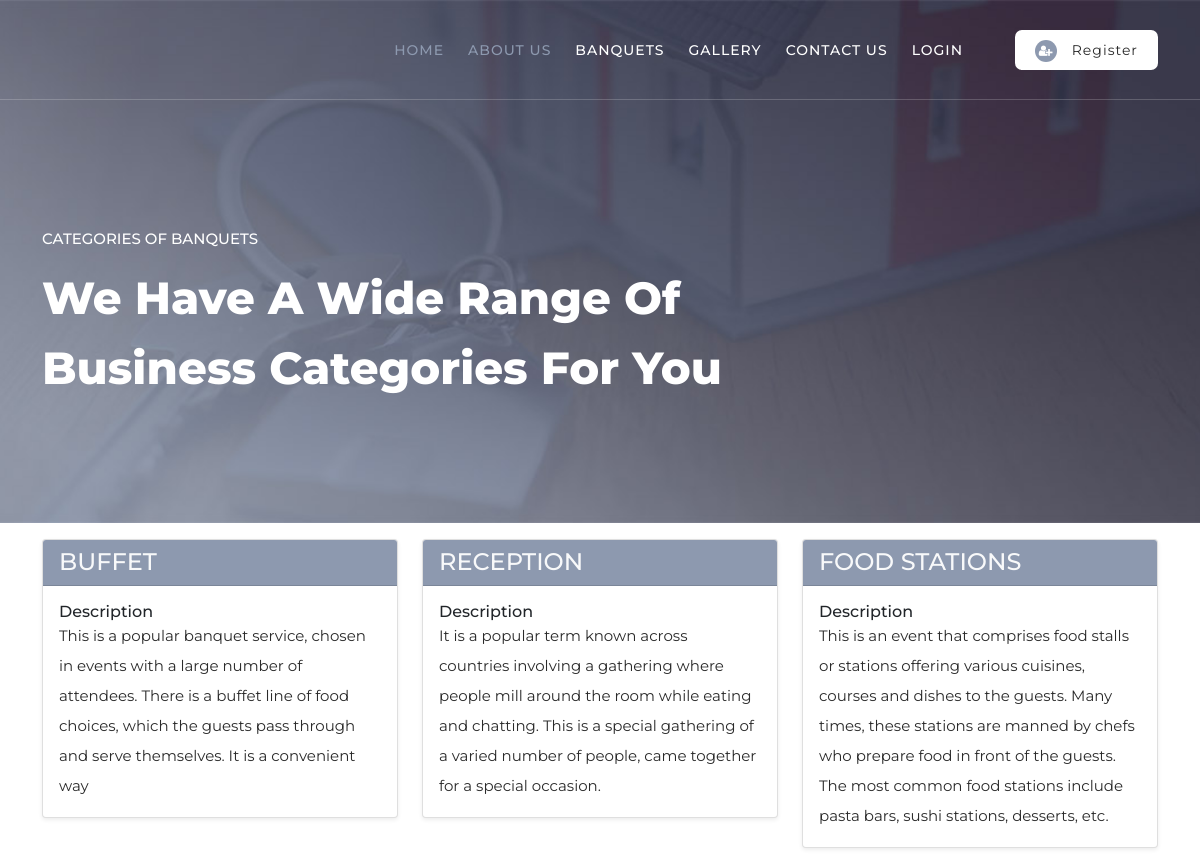
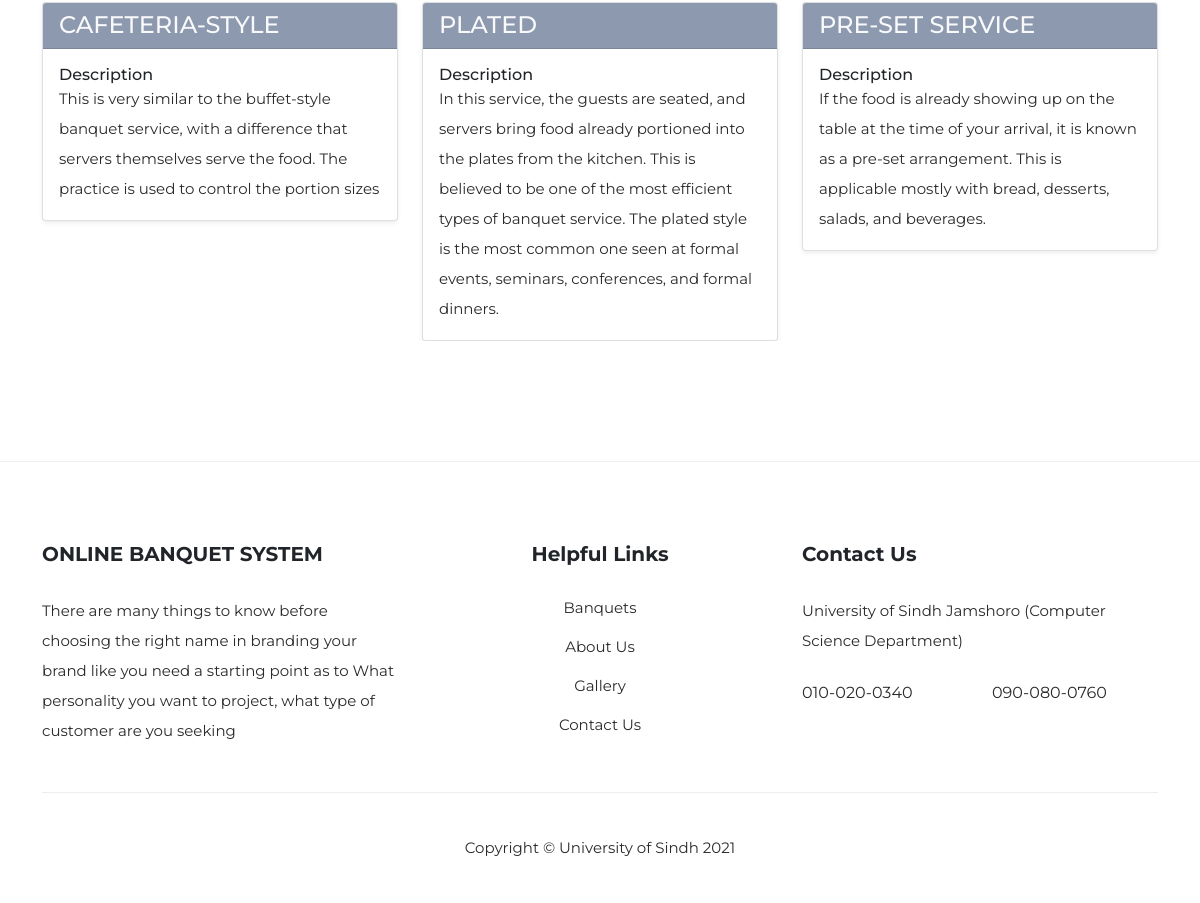
/categories.php, run on the app's committed database (2 pictures, top to bottom).
### tables this page shows
CREATE TABLE `categories` (
  `category_id` int(11) NOT NULL,
  `category_name` varchar(50) DEFAULT NULL,
  `category_desc` text DEFAULT NULL,
  `status_id` int(11) DEFAULT NULL
);

### require/Data.php (called while the page is built, shortened)
<?php
	class Data{
		private $db;
		public function __construct(){
		   $this->db = new Database();
		}
					?>
			   <?php
		public function getCategoriesDetails(){
			$select = "SELECT * FROM `categories` WHERE `status_id` = 5";
			$result = $this->db->executeQuery($select);
			return $result;
		}
	}
?>

### database/database.php (called while the page is built, shortened)
<?php
	class Database{
		private $db_host = "localhost";
		private $db_user = "root";
		private $db_pass = "";
		private $db_name = "hall_booking_system";
		private $connection = null;
		public function __construct(){
			$this->connection = mysqli_connect($this->db_host,$this->db_user,$this->db_pass,$this->db_name);
		}
		public function executeQuery($query){
			$this->query = $query;
			$this->result = mysqli_query($this->connection,$this->query);
			return $this->result;
		}
	}
?>

### categories.php (the view)
<?php
  include_once('includes/header.php');
?>
  <?php
    include_once('includes/navigation.php');
  ?>
  <div class="page-heading">
    <div class="container">
      <div class="row">
        <div class="col-lg-8">
          <div class="top-text header-text">
            <h6>Categories of Banquets</h6>
            <h2>We have a wide range of business categories for you</h2>
          </div>
        </div>
      </div>
    </div>
  </div>
  <div class="category-post">
    <div class="container">
      <div class="row mt-2">
            <?php
              require('require/Data.php');
              require('database/database.php');
              $data = new Data();
              $result = $data->getCategoriesDetails();
              while($row = mysqli_fetch_assoc($result)){
                ?>
                <div class="col-lg-4">
                <div class="card shadow-sm mt-2">
                  <div class="card-header text-light" style="background: #8d99af;">
                    <h4><?php echo strtoupper($row['category_name'])?></h4>
                  </div>
                  <div class="card-body">
                    <h6>Description</h6> <p> <?php echo $row['category_desc']?></p>
                  </div>
                </div>
                 </div>
                <?php
              }
            ?>
      </div>
    </div>
  </div>
 <?php
  include_once('includes/footer.php');
?>

### assets/css/templatemo-plot-listing.css (style rules this page uses)
html, body, div, span, applet, object, iframe, h1, h2, h3, h4, h5, h6, p, blockquote, div pre, a, abbr, acronym, address, big, cite, code, del, dfn, em, font, img, ins, kbd, q, s, samp, small, strike, strong, sub, sup, tt, var, b, u, i, center, dl, dt, dd, ol, ul, li, figure, header, nav, section, article, aside, footer, figcaption { margin: 0; padding: 0; border: 0; outline: 0; }
* { box-sizing: border-box; }
html, body { font-family: 'Montserrat', sans-serif; font-weight: 400; background-color: #fff; -ms-text-size-adjust: 100%; -webkit-font-smoothing: antialiased; -moz-osx-font-smoothing: grayscale; }
h1, h2, h3, h4, h5, h6 { margin-top: 0px; margin-bottom: 0px; }
p { font-size: 15px; line-height: 30px; color: #2a2a2a; }
html, body { background: #fff; font-family: 'Montserrat', sans-serif; }
.page-heading { background-repeat: no-repeat; background-position: center center; background-size: cover; background-image: url(../images/heading-bg.jpg); padding: 230px 0px 120px 0px; position: relative; overflow: hidden; }
.page-heading .top-text { text-align: left; }
.page-heading .top-text h6 { color: #fff; font-size: 15px; font-weight: 500; text-transform: uppercase; }
.page-heading .top-text h2 { color: #fff; line-height: 70px; font-size: 45px; font-weight: 800; text-transform: capitalize; margin-top: 15px; }
.category-post { overflow: hidden; margin-top: 0px; margin-bottom: 120px; }

### data on the page
categories: category_name "BUFFET", category_desc "This is a popular banquet service, chosen in events with a large number of attendees. There is a buffet line of food choices, which the guests pass through and serve themselves. It is a convenient way"
categories: category_name "RECEPTION", category_desc "It is a popular term known across countries involving a gathering where people mill around the room while eating and chatting. This is a special gathering of a varied number of people, came together for a special occasion."
categories: category_name "FOOD STATIONS", category_desc "This is an event that comprises food stalls or stations offering various cuisines, courses and dishes to the guests. Many times, these stations are manned by chefs who prepare food in front of the guests. The most common food stations include pasta bars, sushi stations, desserts, etc."
categories: category_name "CAFETERIA-STYLE", category_desc "This is very similar to the buffet-style banquet service, with a difference that servers themselves serve the food. The practice is used to control the portion sizes"
categories: category_name "PLATED", category_desc "In this service, the guests are seated, and servers bring food already portioned into the plates from the kitchen. This is believed to be one of the most efficient types of banquet service. The plated style is the most common one seen at formal events, seminars, conferences, and formal dinners."
categories: category_name "PRE-SET SERVICE", category_desc "If the food is already showing up on the table at the time of your arrival, it is known as a pre-set arrangement. This is applicable mostly with bread, desserts, salads, and beverages."
